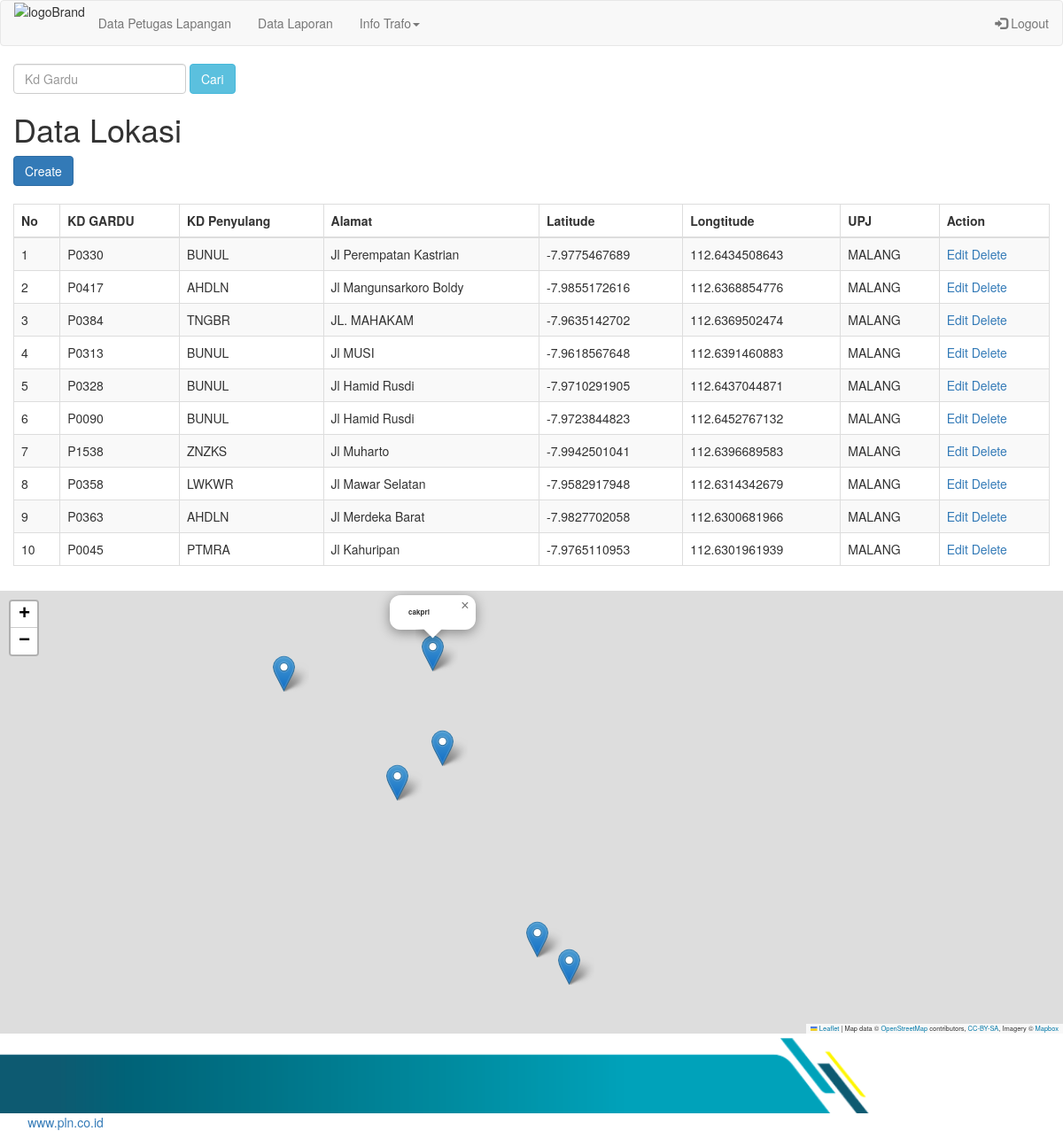
The page /rest_client/index.php/search/searchlokasi on the database its author committed.
### tables this page shows
CREATE TABLE `dat_lokasi` (
  `no` int(11) NOT NULL,
  `kd_gardu` varchar(30) NOT NULL,
  `kd_pylg` varchar(50) NOT NULL,
  `alamat` varchar(50) NOT NULL,
  `latitude` double NOT NULL,
  `longtitude` double NOT NULL,
  `upj` varchar(200) NOT NULL
);

### rest_client/application/controllers/search.php (called while the page is built, shortened)
<?php
Class search Extends CI_Controller
{
    function __construct()
    {
        $this->load->helper('url');
        $this->load->model('m_cari');
        $this->load->helper('form');
    }
    public function searchlokasi()
    {
        $keyword    =   $this->input->post('keyword');
        $data['dat_lokasi']    =   $this->m_cari->lokasi($keyword);
        $this->load->view('listm',$data);
    }
}
?>

### rest_client/index.php (called while the page is built, shortened)
<?php
require_once BASEPATH.'core/CodeIgniter.php';

### rest_client/application/models/m_cari.php (called while the page is built, shortened)
<?php if ( ! defined('BASEPATH')) exit('No direct script access allowed');
class m_cari extends CI_Model {
      public function lokasi($keyword){
        $this->db->select('*');
        $this->db->from('dat_lokasi');
        $this->db->like('no', $keyword);
        $this->db->or_like('kd_gardu', $keyword);
        $query = $this->db->get();
        return $query->result();
      }
  }
?>

### rest_client/application/views/listm.php (the view, shortened to what this page needs)
<!DOCTYPE html>
<html lang="en">
<head>
  <link rel="stylesheet" href="https://maxcdn.bootstrapcdn.com/bootstrap/3.4.1/css/bootstrap.min.css">
  <link rel="stylesheet" href="https://unpkg.com/leaflet@1.6.0/dist/leaflet.css" />
</head>
<body>
  <nav class="navbar navbar-default">
    <div class="container-fluid">
      <div class="navbar-header">
        <img src="https://upload.wikimedia.org/wikipedia/commons/2/20/Logo_PLN.svg" alt="logoBrand" id="logoBrand" width="150" height="70">
      </div>
      <ul class="nav navbar-nav">
      <li><a href="<?php echo base_url() . 'petugas' ?>">Data Petugas Lapangan</a></li>
        <li><a href="<?php echo base_url() . 'dat_laporan' ?>">Data Laporan</a></li>
        <li class="dropdown"><a class="dropdown-toggle" data-toggle="dropdown" href="#">Info Trafo<span class="caret"></span></a>
        </li>
      </ul>
      <ul class="nav navbar-nav navbar-right">
        <li><a href="http://localhost/PLN/rest_client/login"><span class="glyphicon glyphicon-log-in"></span> Logout</a></li>
      </ul>
    </div>
  </nav>
  <div class="navbar-form navbar-center">
    <?php echo form_open('search/searchlokasi') ?>
    <input type="text" name="keyword" id="keyword" class="form-control" placeholder="Kd Gardu">
    <button type="submit" class="btn btn-info">Cari</button>
    <?php echo form_close() ?>
    <div class="table-responsive">
      <table class="table table-bordered">
        <div class="row">
          <div class="col-lg-6">
            <h1>Data Lokasi</h1>
            <a class="btn btn-primary" href="<?php echo base_url('dat_lokasi/createm') ?>"><i class="fa fa file"></i>Create</a>
            <table width="150%" class="table table-striped table-bordered table-hover" id="dataTables-example">
              <thead>
                <tr>
                  <th>No</th>
                  <th>KD GARDU</th>
                  <th>KD Penyulang</th>
                  <th>Alamat</th>
                  <th>Latitude</th>
                  <th>Longtitude</th>
                  <th>UPJ</th>
                  <th>Action</th>
                </tr>
              </thead>
              <tbody>
                <?php
                foreach ($dat_lokasi as $c) {
                  echo "<tr>
                <td>$c->no</td>
                <td>$c->kd_gardu</td>
                <td>$c->kd_pylg</td>
                <td>$c->alamat</td>
                <td>$c->latitude</td>
                <td>$c->longtitude</td>
                <td>$c->upj</td>
								<td>" . anchor('dat_lokasi/editm/' . $c->no, 'Edit') . "
									" . anchor('dat_lokasi/delete/' . $c->no, 'Delete') . "</td>
								</tr>";
                }
                ?>
              </tbody>
            </table>
          </div>
        </div>
    </div>
  </div>
  <div id="mapid" style="width: 100%; height: 500px;"></div>
  <img src="<?php echo base_url(); ?>assets/img/footer1.png" height="90">&nbsp&nbsp&nbsp&nbsp&nbsp&nbsp&nbsp&nbsp&nbsp&nbsp&nbsp&nbsp&nbsp&nbsp
  &nbsp&nbsp&nbsp&nbsp&nbsp&nbsp&nbsp&nbsp<a href="http://www.pln.co.id">www.pln.co.id</a>
</body>
</html>

### rest_client/application/views/listm.php (style rules this page uses)
#mapid { height: 200px; }

### rows shown on the page
dat_lokasi: no "1", kd_gardu "P0330", kd_pylg "BUNUL", alamat "Jl Perempatan Kastrian", latitude "-7.9775467689", longtitude "112.6434508643", upj "MALANG", no "Edit", no "Delete"
dat_lokasi: no "2", kd_gardu "P0417", kd_pylg "AHDLN", alamat "Jl Mangunsarkoro Boldy", latitude "-7.9855172616", longtitude "112.6368854776", upj "MALANG", no "Edit", no "Delete"
dat_lokasi: no "3", kd_gardu "P0384", kd_pylg "TNGBR", alamat "JL. MAHAKAM", latitude "-7.9635142702", longtitude "112.6369502474", upj "MALANG", no "Edit", no "Delete"
dat_lokasi: no "4", kd_gardu "P0313", kd_pylg "BUNUL", alamat "Jl MUSI", latitude "-7.9618567648", longtitude "112.6391460883", upj "MALANG", no "Edit", no "Delete"
dat_lokasi: no "5", kd_gardu "P0328", kd_pylg "BUNUL", alamat "Jl Hamid Rusdi", latitude "-7.9710291905", longtitude "112.6437044871", upj "MALANG", no "Edit", no "Delete"
dat_lokasi: no "6", kd_gardu "P0090", kd_pylg "BUNUL", alamat "Jl Hamid Rusdi", latitude "-7.9723844823", longtitude "112.6452767132", upj "MALANG", no "Edit", no "Delete"
dat_lokasi: no "7", kd_gardu "P1538", kd_pylg "ZNZKS", alamat "Jl Muharto", latitude "-7.9942501041", longtitude "112.6396689583", upj "MALANG", no "Edit", no "Delete"
dat_lokasi: no "8", kd_gardu "P0358", kd_pylg "LWKWR", alamat "Jl Mawar Selatan", latitude "-7.9582917948", longtitude "112.6314342679", upj "MALANG", no "Edit", no "Delete"
dat_lokasi: no "9", kd_gardu "P0363", kd_pylg "AHDLN", alamat "Jl Merdeka Barat", latitude "-7.9827702058", longtitude "112.6300681966", upj "MALANG", no "Edit", no "Delete"
dat_lokasi: no "10", kd_gardu "P0045", kd_pylg "PTMRA", alamat "Jl Kahuripan", latitude "-7.9765110953", longtitude "112.6301961939", upj "MALANG", no "Edit", no "Delete"
